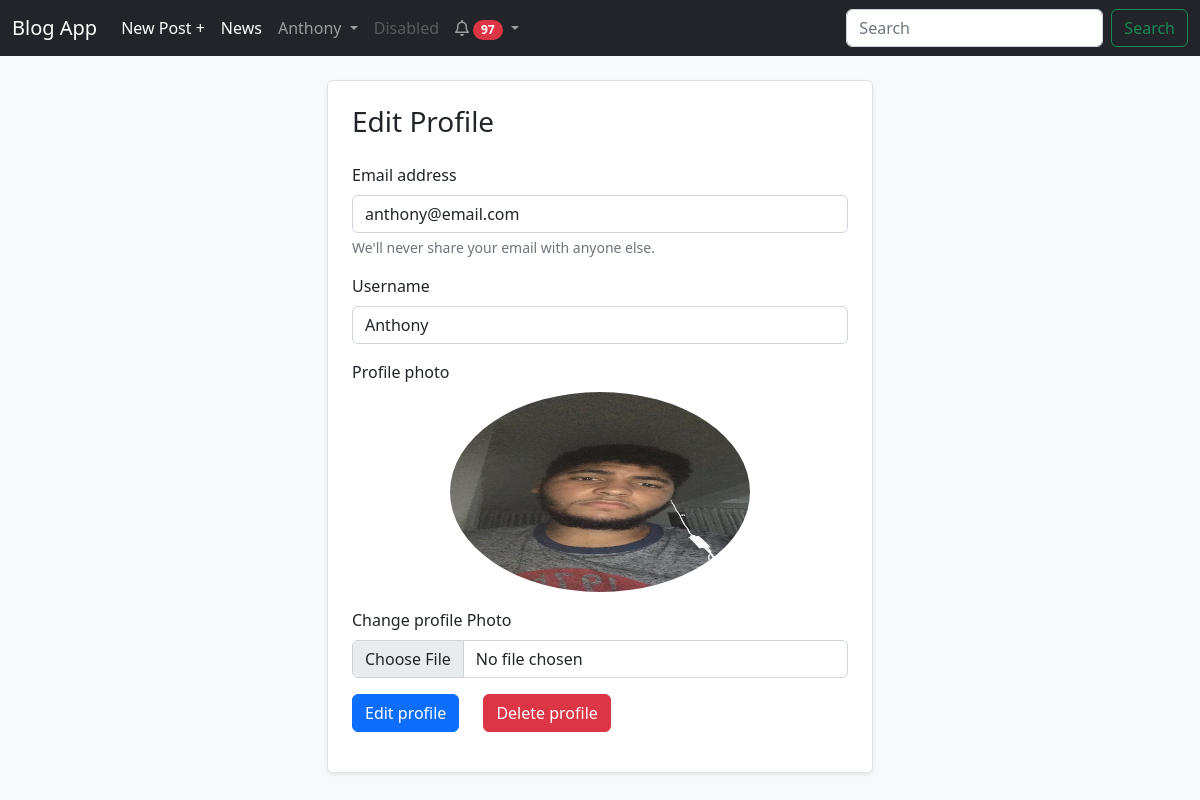
/auth/edit_profile/ (signed in), run on the app's committed database.
### app/models.py (models this page shows, shortened)
class User(UserMixin, db.Model):
    __tablename__ = 'users'
    id = db.Column(db.Integer, primary_key=True)
    email = db.Column(db.String(64), unique=True, index=True)
    username = db.Column(db.String(64), unique=True, index=True)
    password_hash = db.Column(db.String(128))
    profile_pic = db.Column(db.String, default='images/profile photos/default_profile_pic.jpg')
    posts = db.relationship('Blog', backref='user', cascade='all, delete-orphan')
    comments = db.relationship('Comment', backref='user', cascade='all, delete-orphan')
    followers = db.relationship('Follow', backref='user', foreign_keys='Follow.followed_id', cascade='all, delete-orphan')
    likes = db.relationship('Like', backref='user', cascade='all, delete-orphan')
    notifications = db.relationship('Notification', backref='user', foreign_keys='Notification.user_id', cascade='all, delete-orphan')
    actions = db.relationship('Notification', backref='notificator', foreign_keys='Notification.notificator_id', cascade='all, delete-orphan')
    confirmed = db.Column(db.Boolean, default=False)
    @property
    def password(self):
        raise AttributeError('password is not readable')
    def __str__(self):
        return self.username

### app/auth/views.py (the view, shortened to what this page needs)
@auth.route('/edit_profile/', methods=["GET", "POST"])
@login_required
def edit_profile():
    return render_template('auth/edit_profile.html')

### app/models.py (called while the page is built)
@login_manager.user_loader
def load_user(user_id):
    return User.query.get(int(user_id))

    def __str__(self):
        return f'{self.action} | {self.date.strftime("%Y-%m-%d %H:%M:%S")}'

### app/templates/auth/edit_profile.html (shortened to what this page needs)
{% extends 'base.html' %}
{% block content %}
<div class="p-4 container">
    <div class="container border rounded shadow-sm p-4 bg-white" style="max-width: 50%;">
        <div class="mb-4">
            <h3>Edit Profile</h3>
        </div>
        <form method="post" action="{{ url_for('auth.edit_profile') }}" enctype="multipart/form-data">
            <div class="mb-3">
                <label for="email" class="form-label">Email address</label>
                <input type="email" class="form-control" id="email" name="email" aria-describedby="email" value="{{ current_user.email }}">
                <div id="emailHelp" class="form-text">We'll never share your email with anyone else.</div>
            </div>
            <div class="mb-3">
                <label for="username" class="form-label">Username</label>
                <input class="form-control" id="username" name="username" aria-describedby="username" value="{{ current_user.username }}">
            </div>
            <div class="mb-3">
                <label for="profile_pic" class="form-label">Profile photo</label>
                <div class="d-flex justify-content-center align-items-center mb-3">
                    <img src="{{ url_for('static', filename=current_user.profile_pic) }}" height="200px" width="300px" style=" border-radius: 50%;" id="profile_pic">
                </div>
                <label for="chane_profile_pic" class="form-label">Change profile Photo</label>
                <input type="file" class="form-control" name="profile_pic" value="{{ current_user.profile_pic }}" id="profile_pic_input" onchange="change_profile_pic(event)">
            </div>
            <div class="mb-3 flex-container">
                <button type="submit" class="btn btn-primary">Edit profile</button>
                <a class="btn btn-danger mx-4" href="url_for('auth.delete_profile')">Delete profile</a>
            </div>
        </form>
    </div>
</div>
{% endblock content %}

### app/templates/base.html (shortened to what this page needs)
<!DOCTYPE html>
<html>
    <head>
        <link href="https://cdn.jsdelivr.net/npm/bootstrap@5.2.3/dist/css/bootstrap.min.css" rel="stylesheet">
        <link rel="stylesheet" href="https://cdnjs.cloudflare.com/ajax/libs/font-awesome/6.0.0/css/all.min.css">
        <link rel="stylesheet" href="{{ url_for('static', filename='css/styles.css') }}">
    </head>
    <body class="bg-light">
        {% block navbar %}
            <nav class="navbar navbar-expand-lg navbar-dark bg-dark sticky-top">
                <div class="container-fluid">
                    <a class="navbar-brand" href="{{ url_for('main.index') }}">Blog App</a>
                    <div class="collapse navbar-collapse" id="navbarSupportedContent">
                        <ul class="navbar-nav me-auto mb-2 mb-lg-0">
                            {% if current_user.is_authenticated %}
                                <li class="nav-item">
                                    <a class="nav-link active" aria-current="page" href="{{ url_for('blogs.new_post') }}">New Post +</a>
                                </li>
                                <li class="nav-item">
                                    <a class="nav-link active" aria-current="page" href="{{ url_for('blogs.news') }}">News</a>
                                </li>
                                <li class="nav-item dropdown">
                                    <a class="nav-link dropdown-toggle" href="#" id="navbarDropdown" role="button" data-bs-toggle="dropdown" aria-expanded="false">
                                    {{ current_user.username }}
                                    </a>
                                </li>
                                <li class="nav-item">
                                    <a class="nav-link disabled">Disabled</a>
                                </li>
                                <li class="nav-item dropdown">
                                    {% if current_user.notifications %}
                                        <a class="nav-link dropdown-toggle" href="#" id="notifications" role="button" data-bs-toggle="dropdown" aria-expanded="false">
                                    {% else %}
                                        <a class="nav-link" href="#" id="notifications" role="button" data-bs-toggle="dropdown" aria-expanded="false">
                                    {% endif %}
                                        <i class="fa-regular fa-bell"></i>
                                        {% if current_user.notifications %}
                                            <span class="badge rounded-pill bg-danger text-bg-secondary">{{ current_user.notifications | length }}</span>
                                        {% endif %}
                                    </a>
                                </li>
                            {% endif %}
                        </ul>
                        <form class="d-flex" action="{{ url_for('main.search_post') }}">
                            <input class="form-control me-2" name="q" type="search" placeholder="Search" aria-label="Search">
                            <button class="btn btn-outline-success" type="submit">Search</button>
                        </form>
                    </div>
                </div>
            </nav>
        {% endblock navbar %}
        <div class="flex-container">
            {% block content %}
            {% endblock content %}
        </div>
    </body>
</html>

### app/static/css/styles.css (style rules this page uses)
.flex-container { display: flex; flex-direction: row; justify-content: flex-start; align-items: flex-start; }

### data on the page
User: username "Anthony", email "anthony@email.com", profile_pic (picture)

### other printed values
{{ current_user.notifications | length }} "97"
